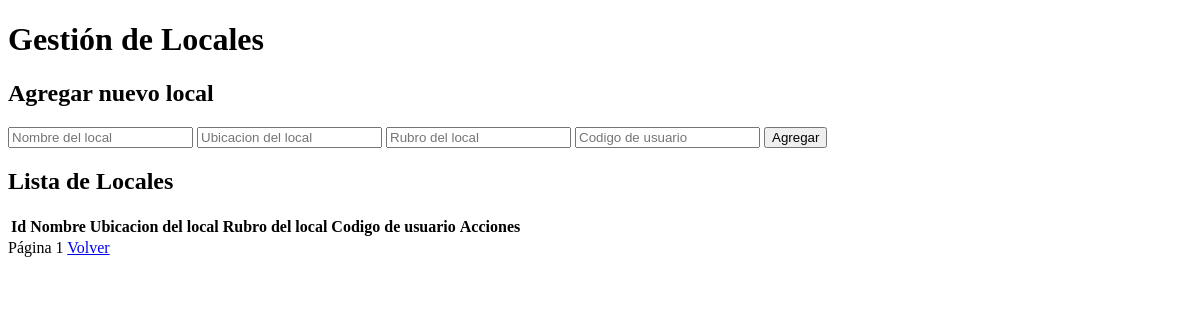
Before: /pages/admin/locales/gestion-locales.php with the older database file.
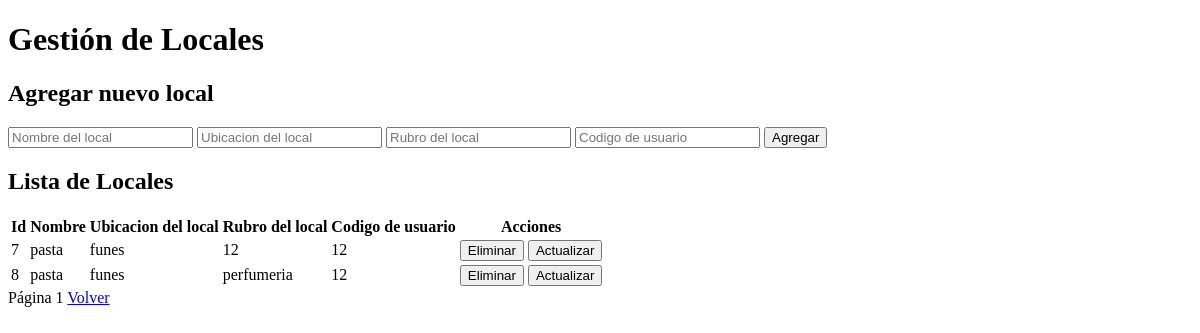
After: the same page with the newer database file.
### tables this page shows
CREATE TABLE `locales` (
  `id` int(11) NOT NULL,
  `nombreLocal` varchar(100) NOT NULL,
  `ubicacionLocal` varchar(50) NOT NULL,
  `rubroLocal` varchar(20) NOT NULL,
  `codUsuario` int(11) NOT NULL,
  PRIMARY KEY (`id`)
);

### pages/admin/locales/gestion-locales.php (the view, shortened to what this page needs)
<?php
include("../../../include/db.php");
$porPagina = 5;
$pagina = isset($_GET['pagina']) ? (int)$_GET['pagina'] : 1;
$offset = ($pagina - 1) * $porPagina;
$sql = "SELECT * FROM locales LIMIT $porPagina OFFSET $offset";
$resultado = $conn->query($sql);
?>
<!DOCTYPE html>
<html lang="es">
<head>
</head>
<body>
    <h1>Gestión de Locales</h1>
    <h2>Agregar nuevo local</h2>
    <form action="agregar-local.php" method="POST">
        <input type="text" name="nombreLocal" placeholder="Nombre del local" required>
        <input type="text" name="ubicacionLocal" placeholder="Ubicacion del local" required>
        <input type="text" name="rubroLocal" placeholder="Rubro del local" required>
        <input type="number" name="codUsuario" placeholder="Codigo de usuario" required>
        <button type="submit">Agregar</button>
    </form>
    <h2>Lista de Locales</h2>
    <table>
        <thead>
            <tr>
                <th>Id</th>
                <th>Nombre</th>
                <th>Ubicacion del local</th>
                <th>Rubro del local</th>
                <th>Codigo de usuario</th>
                <th>Acciones</th>
            </tr>
        </thead>
        <tbody>
            <?php while ($local = $resultado->fetch_assoc()) { ?>
                <tr>
                    <td><?= $local['id'] ?></td>
                    <td><?= $local['nombreLocal'] ?></td>
                    <td><?= $local['ubicacionLocal'] ?></td>
                    <td><?= $local['rubroLocal'] ?></td>
                    <td><?= $local['codUsuario'] ?></td>
                    <td>
                        <form action="eliminar-local.php" method="POST" style="display:inline;">
                            <button type="submit">Eliminar</button>
                        </form>
                        <form action="actualizar-local.php" method="POST" style="display:inline;">
                            <button type="submit">Actualizar</button>
                        </form>
                    </td>
                </tr>
            <?php } ?>
        </tbody>
    </table>
    <div">
        Página <?= $pagina ?>
    <a href="../menu-admin.php">Volver</a>
</body>
</html>

Changed rows visible on the page:
added locales: id "7", nombreLocal "pasta", ubicacionLocal "funes", rubroLocal "12", codUsuario "12"
added locales: id "8", nombreLocal "pasta", ubicacionLocal "funes", rubroLocal "perfumeria", codUsuario "12"
